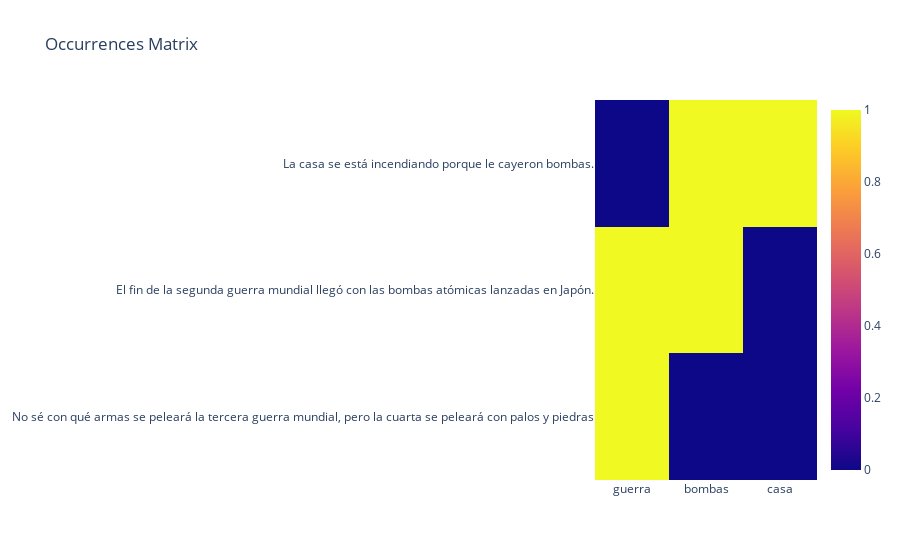
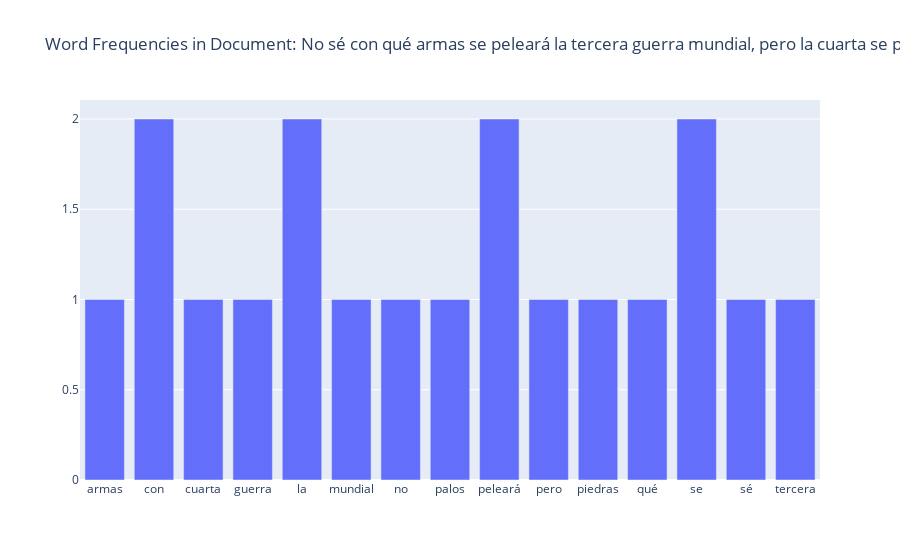
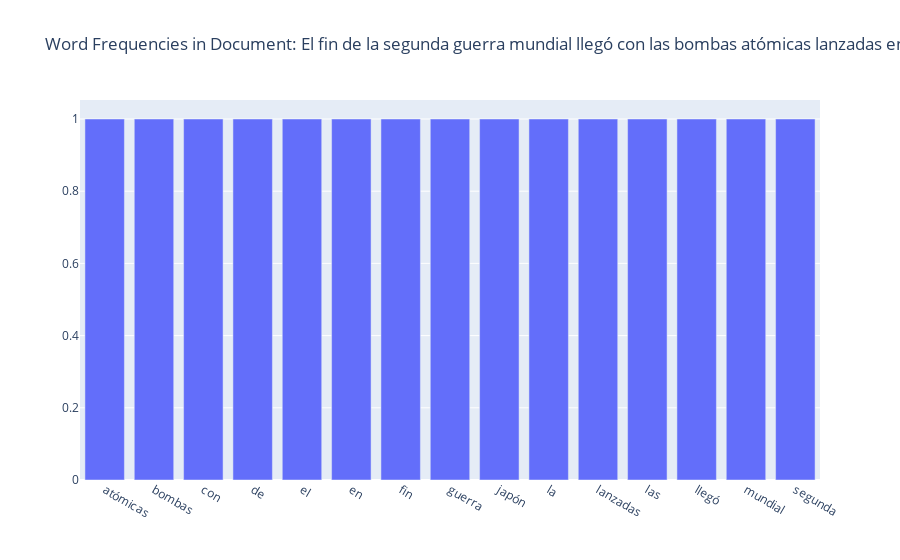
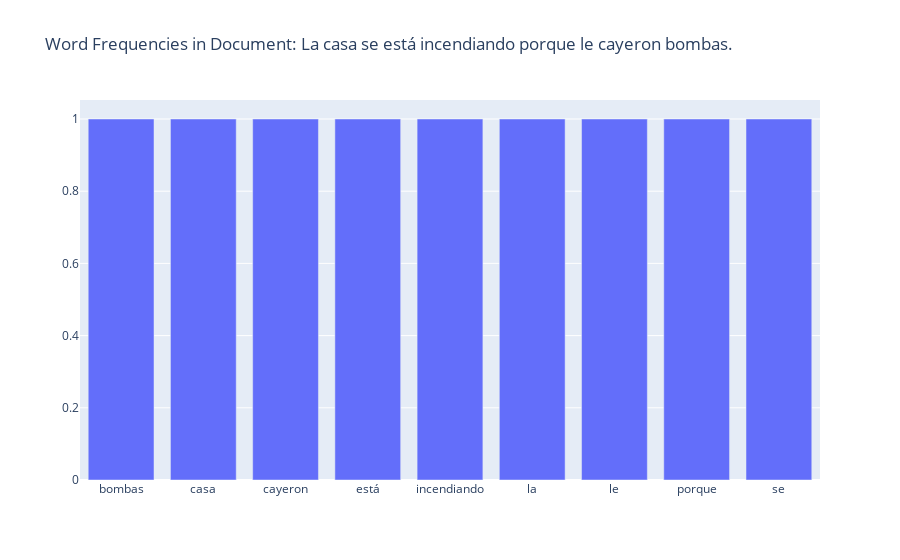

Notebook code cell kept with these figures, in order:
### Code cell
# Obtener la matriz de ocurrencias, y por extracción booleana, obtener los documentos que tengan la palabra guerra, bombas y casa.

def get_occurrences(docs, words):
    """
    Get the occurrences of words in documents
    """
    # Create a CountVectorizer object
    vectorizer = CountVectorizer(vocabulary=words)
    
    # Fit and transform the documents
    X = vectorizer.fit_transform(docs)
    
    # Convert to array and create dataframe with words as columns
    occurrences = pd.DataFrame(X.toarray(), columns=vectorizer.get_feature_names_out())
    
    return occurrences

def get_documents_with_words(docs, words):
    """
    Get the documents that contain the words
    """
    # Create a CountVectorizer object
    vectorizer = CountVectorizer(vocabulary=words)
    
    # Fit and transform the documents
    X = vectorizer.fit_transform(docs)
    
    # Get the boolean mask of documents that contain the words
    mask = X.toarray().astype(bool)
    
    # Get the documents that contain the words
    documents_with_words = [doc for doc, m in zip(docs, mask) if all(m)]
    
    return documents_with_words

def get_word_frequencies(docs):
    """
    Get the word frequencies in the documents
    """
    # Create a CountVectorizer object
    vectorizer = CountVectorizer()
    
    # Fit and transform the documents
    X = vectorizer.fit_transform(docs)
    
    # Get the word frequencies
    word_frequencies = X.toarray().sum(axis=0)
    
    # Get the words
    words = vectorizer.get_feature_names_out()
    
    # Create a DataFrame with the word frequencies
    df = pd.DataFrame(word_frequencies, index=words, columns=["Frequency"])
    
    return df


print("-" * 50)
print(f"Occurrences matrix: {get_occurrences(docs, words)}")
print("-" * 50)
print(f"Documents with words: {get_documents_with_words(docs, words)}")
print("-" * 50)

# Plot ocurrence matrix
fig = make_subplots(rows=1, cols=1)
fig.add_trace(go.Heatmap(z=get_occurrences(docs, words).values, x=get_occurrences(docs, words).columns, y=docs), row=1, col=1)
fig.update_layout(title_text="Occurrences Matrix")
fig.show()

for doc in docs:
    print(f"Document: {doc}")
    print(f"Word frequencies: {get_word_frequencies([doc])}")
    print("-" * 50)
    # Plot 
    fig = make_subplots(rows=1, cols=1)
    fig.add_trace(go.Bar(x=get_word_frequencies([doc]).index, y=get_word_frequencies([doc])["Frequency"]), row=1, col=1)
    fig.update_layout(title_text=f"Word Frequencies in Document: {doc}")
    fig.show()

### Figure 1 — Plotly figure (JSON) as saved in the notebook; plotly's stock layout.template omitted (floating-point values rounded to 4 significant figures)
{"data": [{"type": "heatmap", "x": ["guerra", "bombas", "casa"], "xaxis": "x", "y": ["No sé con qué armas se peleará la tercera guerra mundial, pero la cuarta se peleará con palos y piedras", "El fin de la segunda guerra mundial llegó con las bombas atómicas lanzadas en Japón.", "La casa se está incendiando porque le cayeron bombas."], "yaxis": "y", "z": [[1, 0, 0], [1, 1, 0], [0, 1, 1]]}], "layout": {"title": {"text": "Occurrences Matrix"}, "xaxis": {"anchor": "y", "domain": [0, 1]}, "yaxis": {"anchor": "x", "domain": [0, 1]}}}

### Figure 2 — Plotly figure (JSON) as saved in the notebook; plotly's stock layout.template omitted (floating-point values rounded to 4 significant figures)
{"data": [{"type": "bar", "x": ["armas", "con", "cuarta", "guerra", "la", "mundial", "no", "palos", "peleará", "pero", "piedras", "qué", "se", "sé", "tercera"], "xaxis": "x", "y": [1, 2, 1, 1, 2, 1, 1, 1, 2, 1, 1, 1, 2, 1, 1], "yaxis": "y"}], "layout": {"title": {"text": "Word Frequencies in Document: No sé con qué armas se peleará la tercera guerra mundial, pero la cuarta se peleará con palos y piedras"}, "xaxis": {"anchor": "y", "domain": [0, 1]}, "yaxis": {"anchor": "x", "domain": [0, 1]}}}

### Figure 3 — Plotly figure (JSON) as saved in the notebook; plotly's stock layout.template omitted (floating-point values rounded to 4 significant figures)
{"data": [{"type": "bar", "x": ["atómicas", "bombas", "con", "de", "el", "en", "fin", "guerra", "japón", "la", "lanzadas", "las", "llegó", "mundial", "segunda"], "xaxis": "x", "y": [1, 1, 1, 1, 1, 1, 1, 1, 1, 1, 1, 1, 1, 1, 1], "yaxis": "y"}], "layout": {"title": {"text": "Word Frequencies in Document: El fin de la segunda guerra mundial llegó con las bombas atómicas lanzadas en Japón."}, "xaxis": {"anchor": "y", "domain": [0, 1]}, "yaxis": {"anchor": "x", "domain": [0, 1]}}}

### Figure 4 — Plotly figure (JSON) as saved in the notebook; plotly's stock layout.template omitted (floating-point values rounded to 4 significant figures)
{"data": [{"type": "bar", "x": ["bombas", "casa", "cayeron", "está", "incendiando", "la", "le", "porque", "se"], "xaxis": "x", "y": [1, 1, 1, 1, 1, 1, 1, 1, 1], "yaxis": "y"}], "layout": {"title": {"text": "Word Frequencies in Document: La casa se está incendiando porque le cayeron bombas."}, "xaxis": {"anchor": "y", "domain": [0, 1]}, "yaxis": {"anchor": "x", "domain": [0, 1]}}}
